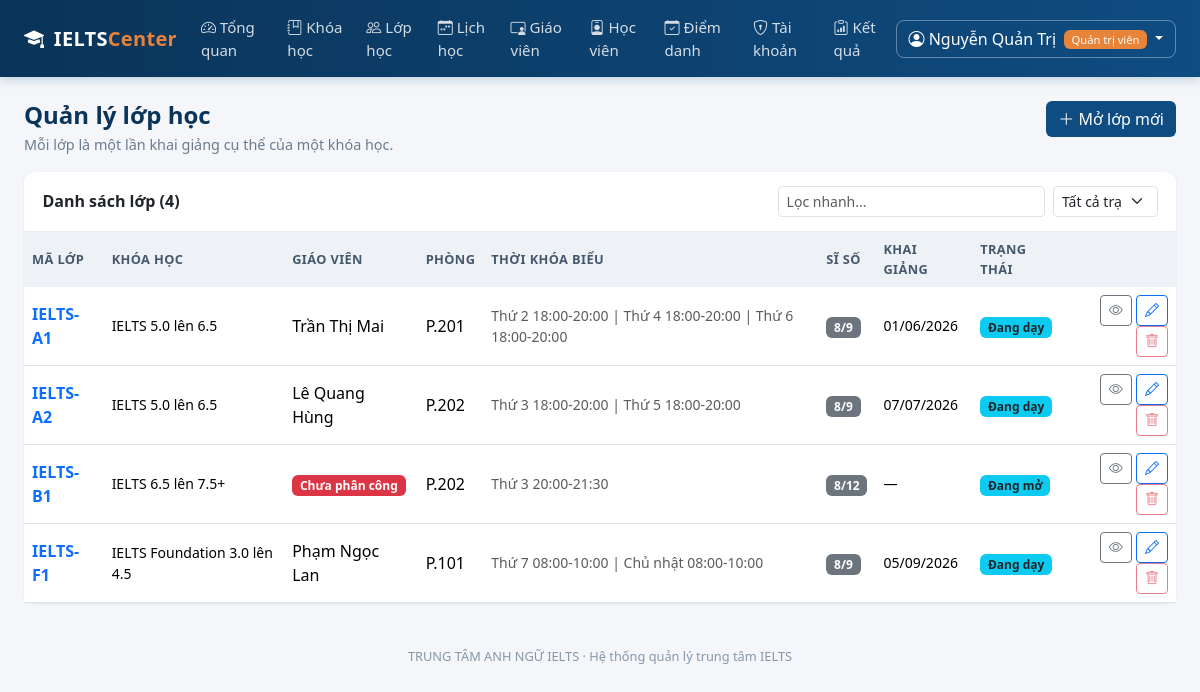
Page /quan-tri/lop-hoc (signed in) on the committed database.
### models.py (models this page shows, shortened)
class User(UserMixin, db.Model):
    __tablename__ = "users"
    id = db.Column(db.Integer, primary_key=True)
    username = db.Column(db.String(50), unique=True, nullable=False, index=True)
    password_hash = db.Column(db.String(255), nullable=False)
    role = db.Column(db.String(20), nullable=False, default=ROLE_STUDENT)
    full_name = db.Column(db.String(120), nullable=False)
    email = db.Column(db.String(120))
    phone = db.Column(db.String(20))
    is_locked = db.Column(db.Boolean, default=False, nullable=False)
    failed_logins = db.Column(db.Integer, default=0, nullable=False)
    created_at = db.Column(db.DateTime, default=datetime.now)
    teacher = db.relationship(
        "TeacherProfile", back_populates="user", uselist=False, cascade="all, delete-orphan"
    )
    student = db.relationship(
        "StudentProfile", back_populates="user", uselist=False, cascade="all, delete-orphan"
    )
    @property
    def role_label(self):
        return ROLE_LABELS.get(self.role, self.role)
    @property
    def is_admin(self):
        return self.role == ROLE_ADMIN

class ClassRoom(db.Model):
    __tablename__ = "classes"
    id = db.Column(db.Integer, primary_key=True)
    code = db.Column(db.String(20), unique=True, nullable=False)
    course_id = db.Column(db.Integer, db.ForeignKey("courses.id"), nullable=False)
    teacher_id = db.Column(db.Integer, db.ForeignKey("teacher_profiles.id"))
    room = db.Column(db.String(30))
    start_date = db.Column(db.Date)
    max_size = db.Column(db.Integer, default=20, nullable=False)
    status = db.Column(db.String(20), default="open", nullable=False)
    course = db.relationship("Course", back_populates="classes")
    teacher = db.relationship("TeacherProfile", back_populates="classes")
    schedules = db.relationship(
        "Schedule", back_populates="classroom", cascade="all, delete-orphan"
    )
    enrollments = db.relationship(
        "Enrollment", back_populates="classroom", cascade="all, delete-orphan"
    )
    homework_assignments = db.relationship(
        "Homework", back_populates="classroom", cascade="all, delete-orphan"
    )
    @property
    def status_label(self):
        return CLASS_STATUS.get(self.status, self.status)
    @property
    def current_size(self):
        return len([e for e in self.enrollments if e.status in ("studying", "reserved")])
    @property
    def is_full(self):
        return self.current_size >= self.max_size
    @property
    def schedule_display(self):
        if not self.schedules:
            return "Chưa xếp lịch"
        return " | ".join(
            f"{WEEKDAYS[s.weekday]} {s.start_time}-{s.end_time}" for s in self.schedules
        )

class Course(db.Model):
    __tablename__ = "courses"
    id = db.Column(db.Integer, primary_key=True)
    code = db.Column(db.String(20), unique=True, nullable=False)
    name = db.Column(db.String(150), nullable=False)
    entry_band = db.Column(db.Float, nullable=False)
    target_band = db.Column(db.Float, nullable=False)
    sessions = db.Column(db.Integer, nullable=False, default=36)
    tuition = db.Column(db.Integer, nullable=False, default=0)   # hoc phi (VND)
    is_open = db.Column(db.Boolean, default=True, nullable=False)
    description = db.Column(db.Text)
    classes = db.relationship("ClassRoom", back_populates="course")

class Schedule(db.Model):
    __tablename__ = "schedules"
    id = db.Column(db.Integer, primary_key=True)
    class_id = db.Column(db.Integer, db.ForeignKey("classes.id"), nullable=False)
    weekday = db.Column(db.Integer, nullable=False)      # 0 = Thu 2
    start_time = db.Column(db.String(5), nullable=False)  # 'HH:MM'
    end_time = db.Column(db.String(5), nullable=False)
    classroom = db.relationship("ClassRoom", back_populates="schedules")

class Enrollment(db.Model):
    __tablename__ = "enrollments"
    __table_args__ = (db.UniqueConstraint("student_id", "class_id", name="uq_student_class"),)
    id = db.Column(db.Integer, primary_key=True)
    student_id = db.Column(db.Integer, db.ForeignKey("student_profiles.id"), nullable=False)
    class_id = db.Column(db.Integer, db.ForeignKey("classes.id"), nullable=False)
    enrolled_at = db.Column(db.DateTime, default=datetime.now)
    status = db.Column(db.String(20), default="studying", nullable=False)
    student = db.relationship("StudentProfile", back_populates="enrollments")
    classroom = db.relationship("ClassRoom", back_populates="enrollments")
    scores = db.relationship(
        "ScoreRecord", back_populates="enrollment", cascade="all, delete-orphan"
    )
    attendance_records = db.relationship(
        "AttendanceRecord",
        back_populates="enrollment",
        cascade="all, delete-orphan",
        order_by="AttendanceRecord.attendance_date.desc()",
    )
    homework_submissions = db.relationship(
        "HomeworkSubmission",
        back_populates="enrollment",
        cascade="all, delete-orphan",
        order_by="HomeworkSubmission.submitted_at.desc()",
    )

### blueprints/admin.py (the view)
@admin_bp.route("/lop-hoc")
def classes():
    status = request.args.get("status", "")
    query = ClassRoom.query
    if status:
        query = query.filter_by(status=status)
    return render_template(
        "admin/classes.html",
        classes=query.order_by(ClassRoom.code).all(),
        status=status,
        class_status=CLASS_STATUS,
    )

### blueprints/admin.py (called while the page is built)
@admin_bp.before_request
@admin_required
def _guard():
    return None

### models.py (called while the page is built)
@login_manager.user_loader
def load_user(user_id):
    return db.session.get(User, int(user_id))

    @property
    def full_name(self):
        return self.user.full_name

### utils.py (called while the page is built)
def role_required(*roles):
    def decorator(view):
        @wraps(view)
        def wrapper(*args, **kwargs):
            if not current_user.is_authenticated:
                flash("Vui lòng đăng nhập để tiếp tục.", "warning")
                return redirect(url_for("auth.login"))
            if current_user.role not in roles:
                abort(403)
            return view(*args, **kwargs)
        return wrapper
    return decorator

### templates/admin/classes.html (shortened to what this page needs)
{% extends "base.html" %}
{% block content %}
<div class="d-flex justify-content-between align-items-start mb-3 flex-wrap gap-2">
  <div>
    <h4 class="page-title">Quản lý lớp học</h4>
    <p class="page-sub mb-0">Mỗi lớp là một lần khai giảng cụ thể của một khóa học.</p>
  </div>
  <a href="{{ url_for('admin.class_form') }}" class="btn btn-primary" style="background:var(--brand);border:none">
    <i class="bi bi-plus-lg"></i> Mở lớp mới
  </a>
</div>
<div class="card">
  <div class="card-header d-flex justify-content-between align-items-center flex-wrap gap-2">
    <span>Danh sách lớp ({{ classes|length }})</span>
    <div class="d-flex gap-2">
      <input class="form-control form-control-sm" placeholder="Lọc nhanh..." data-filter-target="#class-table">
      <form method="get">
        <select name="status" class="form-select form-select-sm" onchange="this.form.submit()">
          <option value="">Tất cả trạng thái</option>
        </select>
      </form>
    </div>
  </div>
  <div class="table-responsive">
    <table class="table table-hover mb-0" id="class-table">
      <thead>
        <tr><th>Mã lớp</th><th>Khóa học</th><th>Giáo viên</th><th>Phòng</th>
            <th>Thời khóa biểu</th><th>Sĩ số</th><th>Khai giảng</th><th>Trạng thái</th><th></th></tr>
      </thead>
      <tbody>
      {% for c in classes %}
        <tr>
          <td class="fw-semibold">
            <a href="{{ url_for('admin.class_detail', class_id=c.id) }}" class="text-decoration-none">{{ c.code }}</a>
          </td>
          <td class="small">{{ c.course.name }}</td>
          <td>
            {% if c.teacher %}{{ c.teacher.full_name }}
            {% else %}<span class="badge bg-danger">Chưa phân công</span>{% endif %}
          </td>
          <td>{{ c.room or '—' }}</td>
          <td class="small text-muted">{{ c.schedule_display }}</td>
          <td>
            <span class="badge bg-{{ 'danger' if c.is_full else 'secondary' }}">{{ c.current_size }}/{{ c.max_size }}</span>
          </td>
          <td class="small">{{ c.start_date | date_vn }}</td>
          <td><span class="badge bg-info text-dark">{{ c.status_label }}</span></td>
          <td class="text-end">
            <a href="{{ url_for('admin.class_detail', class_id=c.id) }}" class="btn btn-sm btn-outline-secondary"><i class="bi bi-eye"></i></a>
            <a href="{{ url_for('admin.class_form', class_id=c.id) }}" class="btn btn-sm btn-outline-primary"><i class="bi bi-pencil"></i></a>
            <form method="post" action="{{ url_for('admin.class_delete', class_id=c.id) }}" class="d-inline"
                  data-confirm="Bạn có chắc chắn muốn xóa lớp {{ c.code }}? Thao tác này không thể hoàn tác."
                  onsubmit="return confirm(this.dataset.confirm)">
              <button type="submit" class="btn btn-sm btn-outline-danger"
                      aria-label="Xóa lớp {{ c.code }}"
                      title="{{ 'Không thể xóa lớp đang có học viên học hoặc bảo lưu.' if c.current_size else ('Không thể xóa lớp đã có lịch sử điểm.' if c.has_score_history else 'Xóa lớp') }}"
                      {% if c.current_size or c.has_score_history %}disabled{% endif %}>
                <i class="bi bi-trash"></i>
              </button>
            </form>
          </td>
        </tr>
      {% else %}
        <tr><td colspan="9" class="text-center text-muted py-4">Chưa có lớp học nào.</td></tr>
      {% endfor %}
      </tbody>
    </table>
  </div>
</div>
{% endblock %}

### templates/base.html (shortened to what this page needs)
<!DOCTYPE html>
<html lang="vi">
<head>
  <link href="{{ url_for('static', filename='vendor/bootstrap/bootstrap.min.css') }}" rel="stylesheet">
  <link href="{{ url_for('static', filename='vendor/bootstrap-icons/bootstrap-icons.min.css') }}" rel="stylesheet">
  <link rel="stylesheet" href="{{ url_for('static', filename='css/style.css') }}">
</head>
<body class="{% if not current_user.is_authenticated %}page-auth{% endif %}">
{% if current_user.is_authenticated %}
<nav class="navbar navbar-expand-lg app-navbar sticky-top">
  <div class="container-fluid px-4">
    <a class="navbar-brand" href="{{ url_for('auth.index') }}">
      <i class="bi bi-mortarboard-fill me-1"></i> IELTS<span class="brand-light">Center</span>
    </a>
    <div class="collapse navbar-collapse" id="mainNav">
      <ul class="navbar-nav me-auto">
        {% if current_user.is_admin %}
          <li class="nav-item"><a class="nav-link" href="{{ url_for('admin.dashboard') }}"><i class="bi bi-speedometer2"></i> Tổng quan</a></li>
          <li class="nav-item"><a class="nav-link" href="{{ url_for('admin.courses') }}"><i class="bi bi-journal-bookmark"></i> Khóa học</a></li>
          <li class="nav-item"><a class="nav-link" href="{{ url_for('admin.classes') }}"><i class="bi bi-people"></i> Lớp học</a></li>
          <li class="nav-item"><a class="nav-link" href="{{ url_for('admin.schedule_management') }}"><i class="bi bi-calendar-week"></i> Lịch học</a></li>
          <li class="nav-item"><a class="nav-link" href="{{ url_for('admin.teachers') }}"><i class="bi bi-person-video3"></i> Giáo viên</a></li>
          <li class="nav-item"><a class="nav-link" href="{{ url_for('admin.students') }}"><i class="bi bi-person-badge"></i> Học viên</a></li>
          <li class="nav-item"><a class="nav-link" href="{{ url_for('admin.attendance_report') }}"><i class="bi bi-calendar-check"></i> Điểm danh</a></li>
          <li class="nav-item"><a class="nav-link" href="{{ url_for('admin.accounts') }}"><i class="bi bi-shield-lock"></i> Tài khoản</a></li>
          <li class="nav-item"><a class="nav-link" href="{{ url_for('admin.scores') }}"><i class="bi bi-clipboard-data"></i> Kết quả</a></li>
        {% endif %}
      </ul>
      <div class="dropdown">
        <a class="btn btn-user dropdown-toggle" href="#" data-bs-toggle="dropdown">
          <i class="bi bi-person-circle"></i>
          {{ current_user.full_name }}
          <span class="badge role-badge ms-1">{{ current_user.role_label }}</span>
        </a>
      </div>
    </div>
  </div>
</nav>
{% endif %}
<main class="{% if current_user.is_authenticated %}container-fluid px-4 py-4{% else %}auth-wrapper{% endif %}">
  {% block content %}{% endblock %}
</main>
{% if current_user.is_authenticated %}
<footer class="app-footer">
  {{ CENTER_NAME }} · Hệ thống quản lý trung tâm IELTS
</footer>
{% endif %}
</body>
</html>

### static/css/style.css (style rules this page uses)
:root { --brand: #0f4c81; --brand-dark: #0a3459; --brand-light: #4a90c2; --accent: #e8833a; --surface: #f4f6f9; }
body { background: var(--surface); font-family: "Segoe UI", Roboto, "Helvetica Neue", Arial, sans-serif; color: #23303d; min-height: 100vh; }
.app-navbar { background: linear-gradient(90deg, var(--brand-dark), var(--brand)); box-shadow: 0 2px 10px rgba(15, 76, 129, .25); }
.app-navbar .navbar-brand { color: #fff; font-weight: 700; letter-spacing: .3px; }
.app-navbar .brand-light { color: var(--accent); }
.app-navbar .nav-link { color: rgba(255, 255, 255, .82); font-size: .94rem; padding: .5rem .85rem; border-radius: 6px; }
.btn-user { color: #fff; border: 1px solid rgba(255,255,255,.35); border-radius: 8px; }
.role-badge { background: var(--accent); font-weight: 500; font-size: .7rem; }
.card { border: none; border-radius: 12px; box-shadow: 0 1px 3px rgba(16, 40, 66, .09); }
.card-header { background: #fff; border-bottom: 1px solid #e7ecf2; font-weight: 600; border-radius: 12px 12px 0 0 !important; padding: .9rem 1.15rem; }
.page-title { font-weight: 700; color: var(--brand-dark); margin-bottom: .25rem; }
.page-sub { color: #6b7c8f; font-size: .9rem; }
.table thead th { background: #eef2f7; color: #46586c; font-size: .8rem; text-transform: uppercase; letter-spacing: .4px; border-bottom: none; }
.table td, .table th { vertical-align: middle; }
.app-footer { text-align: center; color: #8797a8; font-size: .8rem; padding: 1.25rem 0 2rem; }

### rows in the picture
User: full_name "Nguyễn Quản Trị", role_label "Quản trị viên"
ClassRoom: code "IELTS-A1", course.name "IELTS 5.0 lên 6.5", teacher.full_name "Trần Thị Mai", room "P.201", schedule_display "Thứ 2 18:00-20:00 | Thứ 4 18:00-20:00 | Thứ 6 18:00-20:00", current_size "8", max_size "9", start_date "01/06/2026", status_label "Đang dạy"
ClassRoom: code "IELTS-A2", course.name "IELTS 5.0 lên 6.5", teacher.full_name "Lê Quang Hùng", room "P.202", schedule_display "Thứ 3 18:00-20:00 | Thứ 5 18:00-20:00", current_size "8", max_size "9", start_date "07/07/2026", status_label "Đang dạy"
ClassRoom: code "IELTS-B1", course.name "IELTS 6.5 lên 7.5+", shows "Chưa phân công", room "P.202", schedule_display "Thứ 3 20:00-21:30", current_size "8", max_size "12", start_date "—", status_label "Đang mở"
ClassRoom: code "IELTS-F1", course.name "IELTS Foundation 3.0 lên 4.5", teacher.full_name "Phạm Ngọc Lan", room "P.101", schedule_display "Thứ 7 08:00-10:00 | Chủ nhật 08:00-10:00", current_size "8", max_size "9", start_date "05/09/2026", status_label "Đang dạy"

### other values in the picture
{{ classes|length }} "4"
{{ CENTER_NAME }} "TRUNG TÂM ANH NGỮ IELTS"
